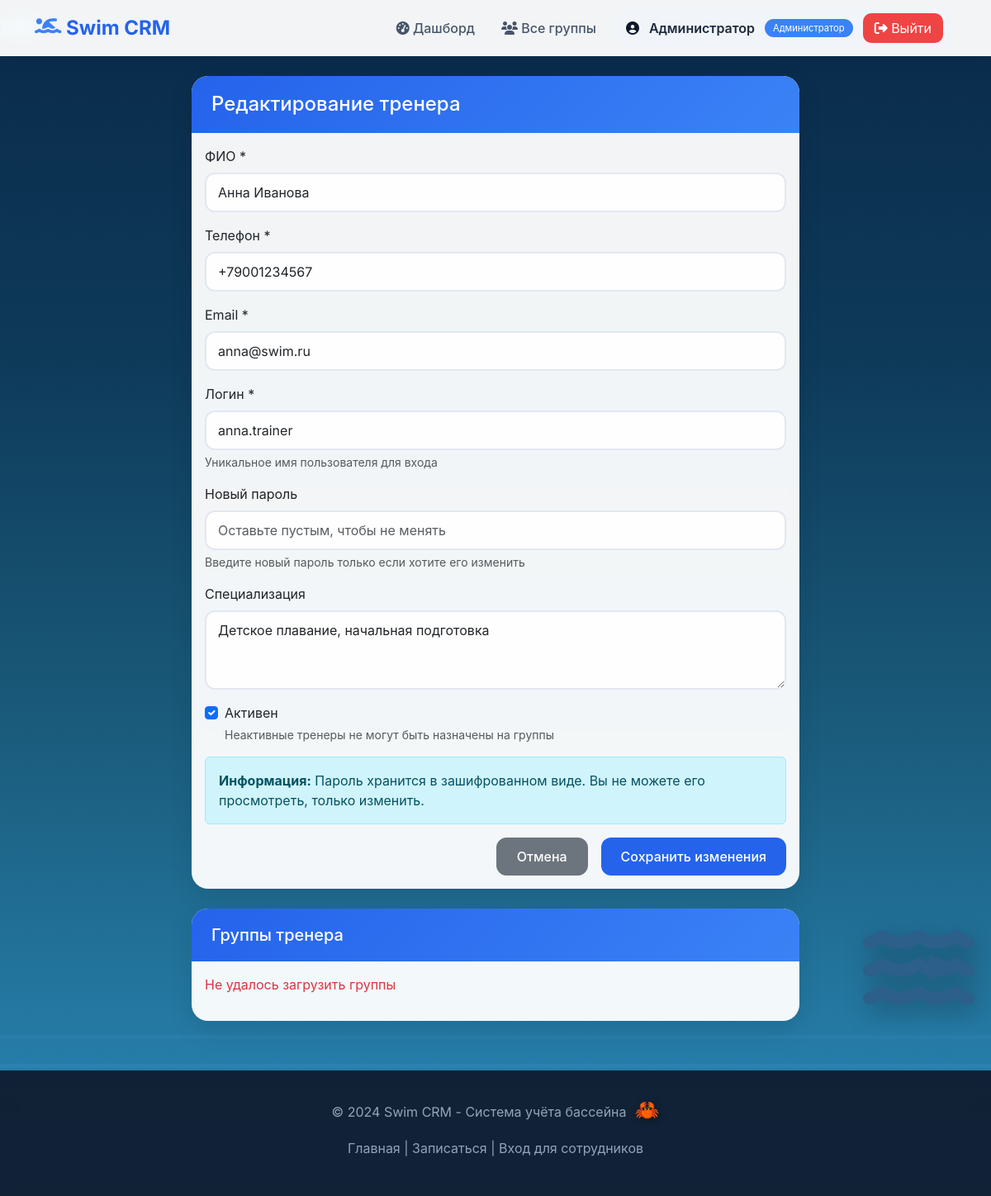
Page /admin/trainer/1/edit (signed in) on the committed database.
### tables this page shows
CREATE TABLE admins (
                id INTEGER PRIMARY KEY AUTOINCREMENT,
                full_name VARCHAR(255) NOT NULL,
                login VARCHAR(100) NOT NULL UNIQUE,
                password_hash VARCHAR(255) NOT NULL,
                email VARCHAR(255),
                phone VARCHAR(20),
                created_at TIMESTAMP DEFAULT CURRENT_TIMESTAMP,
                updated_at TIMESTAMP DEFAULT CURRENT_TIMESTAMP
            );

CREATE TABLE trainers (
                id INTEGER PRIMARY KEY AUTOINCREMENT,
                full_name VARCHAR(255) NOT NULL,
                phone VARCHAR(20),
                email VARCHAR(255),
                login VARCHAR(100) NOT NULL UNIQUE,
                password_hash VARCHAR(255) NOT NULL,
                specialization TEXT,
                is_active BOOLEAN DEFAULT 1,
                created_at TIMESTAMP DEFAULT CURRENT_TIMESTAMP
            );

### main.py (the view)
@app.get("/admin/trainer/{trainer_id}/edit", response_class=HTMLResponse)
async def edit_trainer_form(
    request: Request,
    trainer_id: int,
    current_user = Depends(get_current_user),
    db_cursor = Depends(get_db)
):
    require_admin(current_user)
    db_cursor.execute("SELECT * FROM trainers WHERE id = ?", (trainer_id,))
    trainer = db_cursor.fetchone()
    if not trainer:
        raise HTTPException(status_code=404, detail="Тренер не найден")
    return templates.TemplateResponse(
        request,
        "admin_trainer_edit.html",
        {"request": request, "trainer": dict(trainer), "current_user": current_user}
    )

### templates/admin_trainer_edit.html (shortened to what this page needs)
{% extends "base.html" %}
{% block content %}
<div class="container mt-4">
    <div class="row justify-content-center">
        <div class="col-md-8">
            <div class="card">
                <div class="card-header">
                    <h4 class="card-title mb-0">Редактирование тренера</h4>
                </div>
                <div class="card-body">
                    <form action="/admin/trainer/{{ trainer.id }}/edit" method="post">
                        <div class="mb-3">
                            <label for="full_name" class="form-label">ФИО *</label>
                            <input type="text" class="form-control" id="full_name" name="full_name" value="{{ trainer.full_name }}" required>
                        </div>
                        <div class="mb-3">
                            <label for="phone" class="form-label">Телефон *</label>
                            <input type="tel" class="form-control" id="phone" name="phone" value="{{ trainer.phone }}" required>
                        </div>
                        <div class="mb-3">
                            <label for="email" class="form-label">Email *</label>
                            <input type="email" class="form-control" id="email" name="email" value="{{ trainer.email }}" required>
                        </div>
                        <div class="mb-3">
                            <label for="login" class="form-label">Логин *</label>
                            <input type="text" class="form-control" id="login" name="login" value="{{ trainer.login }}" required>
                            <div class="form-text">Уникальное имя пользователя для входа</div>
                        </div>
                        <div class="mb-3">
                            <label for="password" class="form-label">Новый пароль</label>
                            <input type="password" class="form-control" id="password" name="password" placeholder="Оставьте пустым, чтобы не менять">
                            <div class="form-text">Введите новый пароль только если хотите его изменить</div>
                        </div>
                        <div class="mb-3">
                            <label for="specialization" class="form-label">Специализация</label>
                            <textarea class="form-control" id="specialization" name="specialization" rows="3">{{ trainer.specialization or '' }}</textarea>
                        </div>
                        <div class="mb-3 form-check">
                            <input type="checkbox" class="form-check-input" id="is_active" name="is_active" value="true" {% if trainer.is_active %}checked{% endif %}>
                            <label class="form-check-label" for="is_active">Активен</label>
                            <div class="form-text">Неактивные тренеры не могут быть назначены на группы</div>
                        </div>
                        <div class="alert alert-info">
                            <strong>Информация:</strong> Пароль хранится в зашифрованном виде. Вы не можете его просмотреть, только изменить.
                        </div>
                        <div class="d-grid gap-2 d-md-flex justify-content-md-end">
                            <a href="/admin/trainers" class="btn btn-secondary me-md-2">Отмена</a>
                            <button type="submit" class="btn btn-primary">Сохранить изменения</button>
                        </div>
                    </form>
                </div>
            </div>
            {% if trainer.is_active %}
            <div class="card mt-4">
                <div class="card-header">
                    <h5 class="card-title mb-0">Группы тренера</h5>
                </div>
                <div class="card-body">
                    <div id="trainerGroups">
                    </div>
                </div>
            </div>
            {% endif %}
        </div>
    </div>
</div>
{% endblock %}

### templates/base.html (shortened to what this page needs)
<!DOCTYPE html>
<html lang="ru">
<head>
    <link href="https://cdn.jsdelivr.net/npm/bootstrap@5.3.0/dist/css/bootstrap.min.css" rel="stylesheet">
    <link rel="stylesheet" href="https://cdnjs.cloudflare.com/ajax/libs/font-awesome/6.4.0/css/all.min.css">
</head>
<body>
    <div class="water-background">
        <div class="wave"></div>
        <div class="wave"></div>
    </div>
    <div class="dolphin dolphin-1">
    </div>
    <div class="dolphin dolphin-2">
    </div>
    <div class="dolphin dolphin-3">
    </div>
    <div class="dolphin dolphin-4">
    </div>
    <div class="whale">
        <i class="fas fa-water"></i>
        <div class="whale-mouth"></div>
    </div>
    <nav class="navbar navbar-expand-lg">
        <div class="container">
            <a class="navbar-brand" href="/">
                <i class="fas fa-swimmer"></i>
                <span>Swim CRM</span>
            </a>
            <div class="collapse navbar-collapse" id="navbarNav">
                <ul class="navbar-nav ms-auto align-items-center gap-2">
                    {% if current_user %}
                        {% if current_user.type == 'parent' %}
                            <li class="nav-item"><a class="nav-link" href="/parent/profile"><i class="fas fa-user"></i> Мои дети</a></li>
                        {% elif current_user.type == 'trainer' %}
                            <li class="nav-item"><a class="nav-link" href="/trainer/dashboard"><i class="fas fa-chalkboard-user"></i> Мои группы</a></li>
                        {% elif current_user.type == 'admin' %}
                            <li class="nav-item"><a class="nav-link" href="/dashboard"><i class="fas fa-tachometer-alt"></i> Дашборд</a></li>
                            <li class="nav-item"><a class="nav-link" href="/trainer/dashboard"><i class="fas fa-users"></i> Все группы</a></li>
                        {% endif %}
                        <li class="nav-item">
                            <div class="user-info">
                                <i class="fas fa-user-circle"></i>
                                <span class="user-name">{{ current_user.name }}</span>
                                <span class="user-type">
                                    {% if current_user.type == 'parent' %}Родитель
                                    {% elif current_user.type == 'trainer' %}Тренер
                                    {% else %}Администратор{% endif %}
                                </span>
                                <a href="/logout" class="logout-btn" style="background: #ef4444; color: white; padding: 6px 14px; border-radius: 10px; text-decoration: none;">
                                    <i class="fas fa-sign-out-alt"></i> Выйти
                                </a>
                            </div>
                        </li>
                    {% else %}
                        <li class="nav-item"><a class="nav-link" href="/login"><i class="fas fa-sign-in-alt"></i> Вход</a></li>
                        <li class="nav-item"><a class="btn btn-primary" href="/apply"><i class="fas fa-pen"></i> Записаться</a></li>
                    {% endif %}
                </ul>
            </div>
        </div>
    </nav>
    <main class="fade-in">
        {% block content %}
        {% endblock %}
    </main>
    <footer class="footer">
        <p>&copy; 2024 Swim CRM - Система учёта бассейна</p>
        <p class="mt-2">
            <a href="/">Главная</a> |
            <a href="/apply">Записаться</a> |
            <a href="/login">Вход для сотрудников</a>
        </p>
    </footer>
<div class="ocean-background" id="oceanBackground"></div>
</body>
</html>

### templates/base.html (style rules this page uses)
* { margin: 0; padding: 0; box-sizing: border-box; }
body { font-family: 'Inter', -apple-system, BlinkMacSystemFont, 'Segoe UI', Roboto, sans-serif; min-height: 100vh; color: #0f172a; position: relative; overflow-x: hidden; background: #0a2a4a; }
.water-background { position: fixed; top: 0; left: 0; width: 100%; height: 100%; z-index: 0; overflow: hidden; background: linear-gradient(180deg, #0a2a4a 0%, #0e3a5a 30%, #1a5a7a 60%, #2a8aba 100%); }
.wave { position: absolute; width: 200%; height: 100px; background: repeating-linear-gradient( transparent 0px, transparent 30px, rgba(100, 180, 250, 0.3) 30px, rgba(100, 180, 250, 0.3) 35px, transparent 35px, transparent 65px, rgba(80, 160, 230, 0.2) 65px, rgba(80, 160, 230, 0.2) 70px ); bottom: 0; left: -50%; animation: waveMoveLeft 8s linear infinite; }
.wave:nth-child(4) { bottom: 150px; height: 40px; animation-duration: 7s; opacity: 0.3; animation-delay: 0.5s; }
.wave:nth-child(5) { bottom: 190px; height: 35px; animation-duration: 9s; opacity: 0.25; animation-delay: 3s; }
.dolphin { position: absolute; font-size: 45px; cursor: pointer; filter: drop-shadow(2px 4px 6px rgba(0,0,0,0.2)); z-index: 2; }
.dolphin-1 { animation: dolphinSwim1 14s ease-in-out infinite; }
.dolphin-2 { animation: dolphinSwim2 16s ease-in-out infinite; animation-delay: 3s; }
.dolphin-3 { animation: dolphinSwim3 18s ease-in-out infinite; animation-delay: 6s; }
.dolphin-4 { animation: dolphinSwim4 20s ease-in-out infinite; animation-delay: 9s; }
.whale { position: fixed; right: -200px; bottom: 15%; z-index: 15; cursor: pointer; animation: whaleEnter 2s ease-out forwards; }
.whale i { font-size: 120px; color: #2c5f8a; filter: drop-shadow(5px 10px 15px rgba(0,0,0,0.3)); transition: transform 0.3s; }
.whale-mouth { position: absolute; top: 45px; right: 15px; width: 0; height: 0; border-left: 40px solid #2c5f8a; border-top: 15px solid transparent; border-bottom: 15px solid transparent; transition: all 0.3s; }
.navbar { background: rgba(255, 255, 255, 0.95); backdrop-filter: blur(10px); box-shadow: 0 4px 20px rgba(0, 0, 0, 0.08); position: sticky; top: 0; z-index: 1000; }
.navbar-brand { font-weight: 700; color: #2563eb !important; font-size: 1.5rem; }
.navbar-brand i { font-size: 1.8rem; color: #3b82f6; }
.nav-link { color: #475569 !important; font-weight: 500; transition: all 0.3s ease; border-radius: 10px; margin: 0 4px; }
.user-info { background: #f1f5f9; padding: 8px 16px; border-radius: 40px; display: flex; align-items: center; gap: 12px; }
.user-name { font-weight: 600; color: #1e293b; }
.user-type { font-size: 0.7rem; padding: 3px 10px; border-radius: 20px; background: #3b82f6; color: white; }
.logout-btn { background: #ef4444 !important; color: white !important; border-radius: 8px; padding: 6px 14px; }
.btn { border-radius: 12px; font-weight: 500; padding: 10px 24px; transition: all 0.3s ease; }
.btn-primary { background: #2563eb; border: none; }
.card { border: none; border-radius: 20px; box-shadow: 0 10px 30px rgba(0, 0, 0, 0.1); transition: all 0.3s ease; background: rgba(255, 255, 255, 0.95); backdrop-filter: blur(5px); overflow: hidden; }
.card-header { background: linear-gradient(135deg, #2563eb 0%, #3b82f6 100%); color: white; border: none; padding: 20px 24px; }
.form-control, .form-select { border-radius: 12px; border: 2px solid #e2e8f0; padding: 10px 14px; background: rgba(255, 255, 255, 0.9); }
.container { position: relative; z-index: 10; }
.footer { background: rgba(15, 23, 42, 0.9); backdrop-filter: blur(10px); color: #94a3b8; text-align: center; padding: 30px; margin-top: 60px; position: relative; z-index: 10; }
.footer a { color: #94a3b8; text-decoration: none; transition: color 0.3s; }
.fade-in { animation: fadeInUp 0.6s ease; }
.ocean-background { position: fixed; top: 0; left: 0; width: 100%; height: 100%; z-index: -1; overflow: hidden; pointer-events: none; }

### rows in the picture
admins: name "Администратор"
trainers: full_name "Анна Иванова", phone "+79001234567", email "anna@swim.ru", login "anna.trainer", specialization "Детское плавание, начальная подготовка", is_active "☑"
